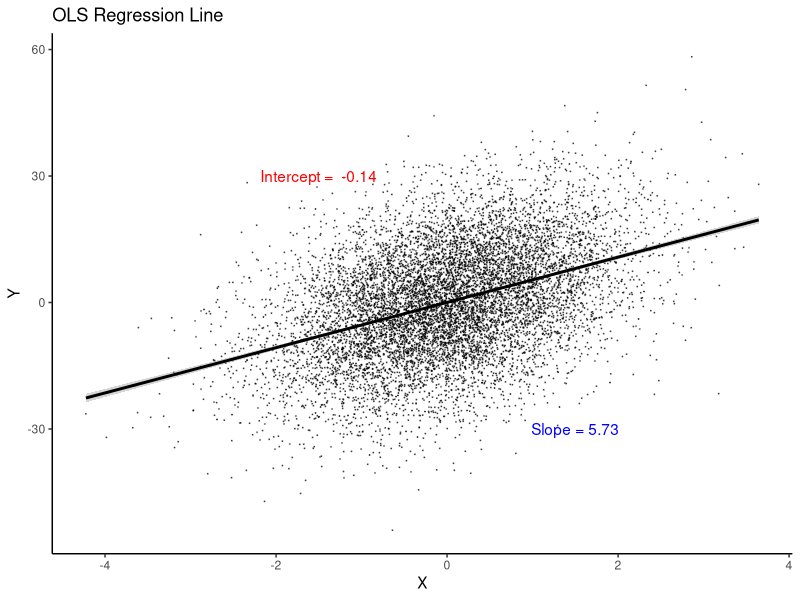

Generate this figure with R: (Note: this script raises an error after producing the figure.)
## ---- chunk 1
knitr::opts_chunk$set(echo = TRUE)
## ---- chunk 2
################################################################################
# I like to include several additional notes in the header of my files here:
#
# Last modified: 9/20/2024
#
### PURPOSE:
  # Lecture 2 code and output file
# 
### NOTES:
  # - uses the Tidyverse package and Dplyr
################################################################################


### 0. Load the packages we will need for this file ####
library(tidyverse) # load the installed package for each new session of R
# library(here) # for file organization
library(broom) # helps for storing regression output

set.seed(122333) # Setting the seed helps to make random number generators give us the same numbers across machines
################################################################################
## ---- chunk 3
tb <- tibble(
  x = rnorm(10000),
  u = rnorm(10000),
  y = 5.5*x + 12*u
) # Here's our true model, with some randomness baked in

# What is our expectation of x? y? u? What about variance? 
mean(tb$x)
mean(tb$y)
mean(tb$u)

var(tb$x)
var(tb$y)
var(tb$u)
## ---- chunk 4
tb %>% lm(y ~ x, .) 
## ---- chunk 5
# Looking at your model output
reg_tb <- lm(y ~ x, data=tb) # Store regression as an object 


summary(reg_tb) # gives you a full summary
regdata <- broom::tidy(reg_tb, conf.int=TRUE) # Stores regression output in a data frame
regouts <- broom::glance(reg_tb) # Stores other regression features in a data frame
## ---- chunk 6
tb <- tb %>% 
  mutate(
    yhat1 = predict(lm(y ~ x, .)),
    yhat2 = -0.14 + 5.73*x, 
    uhat1 = residuals(lm(y ~ x, .)),
    uhat2 = y - yhat2
  ) # How close are our predictions? 

summary(tb[-1:-3])
## ---- chunk 7
tb %>% 
  lm(y ~ x, .) %>% 
  ggplot(aes(x=x, y=y)) + 
  ggtitle("OLS Regression Line") +
  geom_point(size = 0.05, color = "black", alpha = 0.5) +
  geom_smooth(method = lm, color = "black") +
  annotate("text", x = -1.5, y = 30, color = "red", 
           label = paste("Intercept = ", -0.14)) +
  annotate("text", x = 1.5, y = -30, color = "blue", 
           label = paste("Slope =", 5.73)) + 
  theme_classic() + labs(x="X", y="Y")
## ---- chunk 8
SST <- tb %>% mutate(ybar=mean(y), sst=(y-ybar)^2) %>% select(sst) %>% summarise(sum(sst))
SSE <- tb %>% mutate(ybar=mean(y), sse=(yhat1-ybar)^2) %>% select(sse) %>% summarise(sum(sse))
SSR <- tb %>% mutate(ssr=uhat1^2) %>% select(ssr) %>% summarise(sum(ssr))

R2 <- SSE/SST
print(paste0("The R-squared is ", round(as.numeric(R2)*100,digits=2), "%", sep=""))
## ---- chunk 9
summary(reg_tb) # Full summary
round(summary(reg_tb)$r.squared,digits=4) # Specifically, the r-squared
## ---- chunk 10
lm <- lapply( # lapply is a useful command (see ?lapply to access documentation)
  1:10000,
  function(x) tibble(
    x = 9*rnorm(10000), # Distribution for x (rnorm(N) creates N random draws from a N(0,1) distribution)
    u = 36*rnorm(10000), # Distribution for e
    y = 3 + 2*x + u
  ) %>% 
    lm(y ~ x, .)
) # This runs 10,000 regressions with new data every time
# lapply is useful here since we want to resample data *and* do a regression at the same time. 
## ---- chunk 11
as_tibble(t(sapply(lm, coef))) %>%
  summary(x) # Summarize the regression coefficients (tabular)

as_tibble(t(sapply(lm, coef))) %>% 
  ggplot()+
  geom_histogram(aes(x), binwidth = 0.01,fill="gray",color='black') + 
  theme_minimal() + 
  labs(x="Estimated Slope Coefficient", y="Count",title="Distribution of Slope Coefficients") + 
  geom_vline(xintercept=2,color='red')
## ---- chunk 12
myout <- summary(reg_tb)
myout$coefficients[,2]
## ---- chunk 13
set.seed(0326)
nulldata <- tibble(x=rnorm(200),
                 epsilon=rnorm(200),
                 y=-1-.5*x+epsilon)
m1 <- lm(y ~ x,data=nulldata)
out <- summary(m1) # I get a first estimate of beta = , and a SE = 
myse <- out$coefficients[2,2] # store the SE
## ---- chunk 14
myalf <- .05 # State the rejection probability

# Plot my estimate against the sampling distribution of the null hypothesis 
graphdata <- tibble(x=rnorm(1e4,mean=0,sd=myse), # normal distribution
                    xrej = ifelse(x >= qnorm(1-(myalf)/2, mean=0, sd=myse),x,NA), # x's that fall in the rejection region based on alpha
                    xrej2 = ifelse(-x >= qnorm(1-(myalf)/2, mean=0, sd=myse),x,NA), # x's that fall in the rejection region based on alpha
                    y=dnorm(x,mean=0,sd=myse)
)

 ggplot(data=graphdata) + 
  geom_density(aes(x)) + 
  geom_area(data=subset(graphdata, !is.na(xrej)),aes(x=x,y=y),fill="gray") + 
   geom_area(data=subset(graphdata, !is.na(xrej2)),aes(x=x,y=y),fill="gray") + 
  geom_vline(xintercept=-0.5,linetype='dashed',color='red') + 
  theme_minimal() + 
  labs(x="Estimated Beta",y="Density")
## ---- chunk 15
graphdata <- tibble(x=rnorm(1e5,mean=0,sd=myse), # normal distribution
                     xrej = ifelse(x >= qnorm(1-(myalf), mean=0, sd=myse),x,NA), 
                        # x's that fall in the rejection region based on alpha
                     y=dnorm(x,mean=0,sd=myse)
 )
 
 ggplot(data=graphdata) + 
   geom_density(aes(x)) + 
   geom_area(data=subset(graphdata, !is.na(xrej)),aes(x=x,y=y),fill="gray") + 
   geom_vline(xintercept=-0.5,linetype='dashed',color='red') + 
   theme_minimal() + 
   labs(x="Estimated Beta",y="Density")
## ---- chunk 16
 nulldata <- tibble(x=rnorm(20000),
                  epsilon=rnorm(20000),
                  y=-1-.5*x+epsilon)
 m1 <- lm(y ~ x,data=nulldata)
 out <- summary(m1) # 
 out
 myse <- out$coefficients[2,2] # store the SE
 
 graphdata <- tibble(x=rnorm(1e5,mean=0,sd=myse), # normal distribution
                     xrej = ifelse(x >= qnorm(1-(myalf)/2, mean=0, sd=myse),x,NA), 
                        # x's that fall in the rejection region based on alpha
                     xrej2 = ifelse(-x >= qnorm(1-(myalf)/2, mean=0, sd=myse),x,NA), 
                        # x's that fall in the rejection region based on alpha
                     y=dnorm(x,mean=0,sd=myse)
 )
 
 ggplot(data=graphdata) + 
   geom_density(aes(x)) + 
   geom_area(data=subset(graphdata, !is.na(xrej)),aes(x=x,y=y),fill="gray") + 
   geom_area(data=subset(graphdata, !is.na(xrej2)),aes(x=x,y=y),fill="gray") + 
   geom_vline(xintercept=-0.5,linetype='dashed',color='red') + 
   theme_minimal() + 
   labs(x="Estimated Beta",y="Density")
 
# Calculate p-value of our estimated beta
1-pnorm(out$coefficients[2,1],mean=0,sd=out$coefficients[2,2])

# Calculate the t-statistic of our estimated beta
out$coefficients[2,1]/out$coefficients[2,2] # Here, critical value is 1.96
## ---- chunk 17
##### Probability Review #####
p_healthy <- 0.75 # Assign 3 main probabilities
p_acute <- 0.2
p_chronic <- 0.05
## ---- chunk 18
p_acute_chronic <- 0.02 # Assign joint probabilities
p_healthy_acute <- 0
p_healthy_chronic <- 0
p_healthy_acute_chronic <- 0

# Conditional probabilities
p_chronic_givenacute <- p_acute_chronic / p_acute
## ---- chunk 19
p_chronic_givenacute == p_chronic * p_acute
## ---- chunk 20
# Total probability 
day1 <- p_chronic # On first day, probability of illness is the known probability
day2 <- p_chronic * (1-p_chronic) # The probability of being healthy on day1, then developing an illness on the second day 

totalprob <- day1+day2 # Total probability is sum over time
## ---- chunk 21
dayprob <- function(n) { 
    # This function returns the probability of (i) being healthy until day n, then (ii) getting a chronic condition on day n 
  return(p_chronic * (1-p_chronic)^(n-1))
} 

# Now let's apply the function
mydata <- tibble( x=seq(1,10,by=1) ) %>%  # Periods 1 through 10
  mutate(dayprob=dayprob(x)) %>% # Daily probability
  mutate(totalprob = cumsum(dayprob)) # Total probability = sum of dailies 

# What's the first day after which total prob is > 0.15?
answer <- mydata %>% 
  mutate(tokeep = totalprob>0.15) %>% 
  filter(tokeep==1) %>% 
  mutate(first = min(x)) %>% 
  filter(row_number()==1) %>% 
  pull(first)

print(paste0("The number of days before totalprob > 0.15 is ", answer ,sep=""))
## ---- chunk 22
# Update function for p_chronic
update_chronic <- function(oldprob) { 
  p_x1_you_given_x3_me <- .7 
    # Experiment with changing this probability to see how the graph below changes
    # What happens if this is .75? .1? What does changing this mean in terms of the example? 
  
  p_x1_you_given_x1_me <- .75
  num <- p_x1_you_given_x3_me * oldprob
  den <- p_x1_you_given_x3_me * oldprob + p_x1_you_given_x1_me * (1-oldprob)
  return(num/den) # Why write it this way? Just so each term is easily digestable. 
    # Think of your code reader, not just the output!
}
## ---- chunk 23
mydata <- rep(NA, 100) # Set blanks for 100 days
mydata[1] <- .05 # Set first probability at .05
for (i in 2:100) { 
  mydata[i] <- update_chronic(mydata[i-1])
}

# Now plot
mydata <- tibble(mydata) %>% mutate(x=row_number())
ggplot(mydata,aes(x,mydata)) + geom_point() + theme_minimal() + labs(x = "Day", y = "P(x_3)")
